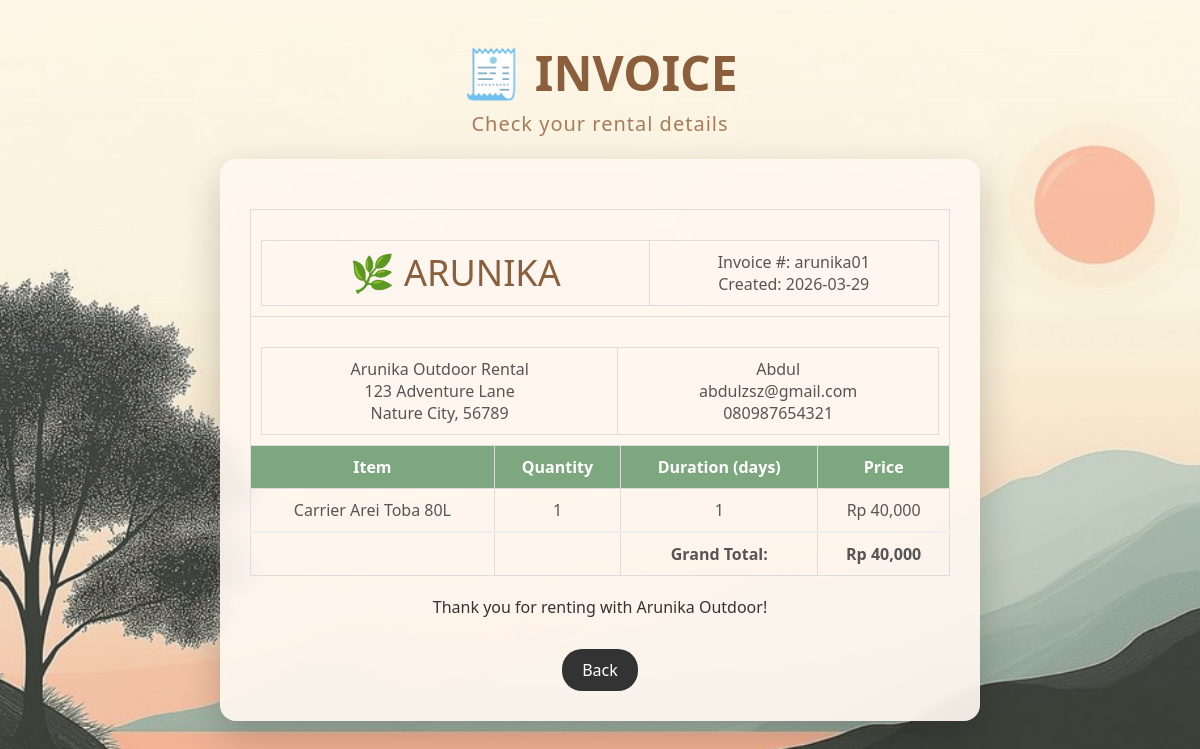
/user/invoice (signed in), run on the app's committed database.
### Database.py (models this page shows)
class Rental(db.Model):
    __tablename__ = 'rentals'
    id_transaksi = db.Column(db.String, primary_key=True)
    userid = db.Column(db.String)
    kode_barang = db.Column(db.String, primary_key=True)
    jumlah = db.Column(db.Integer)
    lama_sewa = db.Column(db.Integer)
    total_harga = db.Column(db.Float)
    status = db.Column(db.String, default='active')

class User(db.Model):
    __tablename__ = 'users'
    userid = db.Column(db.String, primary_key=True)
    password = db.Column(db.String)
    email = db.Column(db.String)
    role = db.Column(db.String)
    nama = db.Column(db.String)
    gender = db.Column(db.String)
    usia = db.Column(db.Integer)
    pekerjaan = db.Column(db.String)
    hobi = db.Column(db.String)
    kota = db.Column(db.String)
    rt = db.Column(db.Integer)
    rw = db.Column(db.Integer)
    zipc = db.Column(db.Integer)
    lat = db.Column(db.Float)
    lon = db.Column(db.Float)
    nohp = db.Column(db.String)

class Item(db.Model):
    __tablename__ = 'items'
    kode = db.Column(db.String, primary_key=True)
    jenis = db.Column(db.String)
    nama = db.Column(db.String)
    harga = db.Column(db.Float)
    stok = db.Column(db.Integer)

### app.py (the view)
@app.route("/user/invoice")
def user_invoice():
    if "userid" not in session: return redirect(url_for("login_route"))
    userid = session.get("userid")
    user_data = get_user(userid)
    rentals = get_user_rentals(userid, "active")
    formatted_rentals = []
    total_semua = 0
    id_transaksi = "N/A"
    if rentals:
        id_transaksi = rentals[0]["id_transaksi"]
        for r in rentals:
            barang = get_equipment(r["kode_barang"])
            r["nama_barang"] = barang["nama"] if barang else "Unknown"
            total_semua += r["total_harga"]
            formatted_rentals.append(r)
    return render_template("view_invoice.html",
                           user=user_data,
                           rentals=formatted_rentals,
                           total_semua=total_semua,
                           id_transaksi=id_transaksi,
                           date=datetime.date.today().strftime("%Y-%m-%d"))

### Database.py (called while the page is built)
def model_to_dict(model):
    if model is None:
        return None
    columns = model.__table__.columns.keys()
    return {c: getattr(model, c) for c in columns}

def models_to_list(models):
    return [model_to_dict(m) for m in models]

def get_user(userid):
    result = User.query.filter_by(userid=userid).first()
    return model_to_dict(result)

def get_equipment(kode):
    result = Item.query.filter_by(kode=kode).first()
    return model_to_dict(result)

def get_user_rentals(userid, status=None):
    query = Rental.query.filter_by(userid=userid)
    if status:
        query = query.filter_by(status=status)
    result = query.all()
    return models_to_list(result)

### templates/view_invoice.html (shortened to what this page needs)
<!doctype html>
<html>
<head>
</head>
<body>
<div class="header-title">
  <h1>🧾 INVOICE</h1>
  <p>Check your rental details</p>
</div>
<div class="invoice-box">
  <table cellpadding="0" cellspacing="0">
    <tr class="top">
      <td colspan="4">
        <table>
          <tr>
            <td class="title">🌿 ARUNIKA</td>
            <td class="center">
              Invoice #: {{ id_transaksi }}<br />
              Created: {{ date }}
            </td>
          </tr>
        </table>
      </td>
    </tr>
    <tr class="information">
      <td colspan="4">
        <table>
          <tr>
            <td>
              Arunika Outdoor Rental<br />
              123 Adventure Lane<br />
              Nature City, 56789
            </td>
            <td class="center">
              {{ user.nama }}<br />
              {{ user.email }}<br />
              {{ user.nohp }}
            </td>
          </tr>
        </table>
      </td>
    </tr>
    <tr class="heading">
      <th>Item</th>
      <th class="center">Quantity</th>
      <th class="center">Duration (days)</th>
      <th>Price</th>
    </tr>
    {% for item in rentals %}
    <tr class="item {% if loop.last %}last{% endif %}">
      <td>{{ item.nama_barang }}</td>
      <td class="center">{{ item.jumlah }}</td>
      <td class="center">{{ item.lama_sewa }}</td>
      <td>Rp {{ "{:,.0f}".format(item.total_harga) }}</td>
    </tr>
    {% endfor %}
    <tr class="total">
      <td></td>
      <td></td>
      <td class="center">Grand Total:</td>
      <td>Rp {{ "{:,.0f}".format(total_semua) }}</td>
    </tr>
  </table>
  <p class="center">Thank you for renting with Arunika Outdoor!</p>
  <a href="/user" class="btn-back">Back</a>
</div>
</body>
</html>

### data on the page
Rental: id_transaksi "arunika01", total_harga "40,000"
User: nama "Abdul", email "abdulzsz@gmail.com", nohp "080987654321"
Item: nama_barang "Carrier Arei Toba 80L"

### other printed values
{{ item.jumlah }} "1"
{{ item.lama_sewa }} "1"
{{ "{:,.0f}".format(total_semua) }} "40,000"
